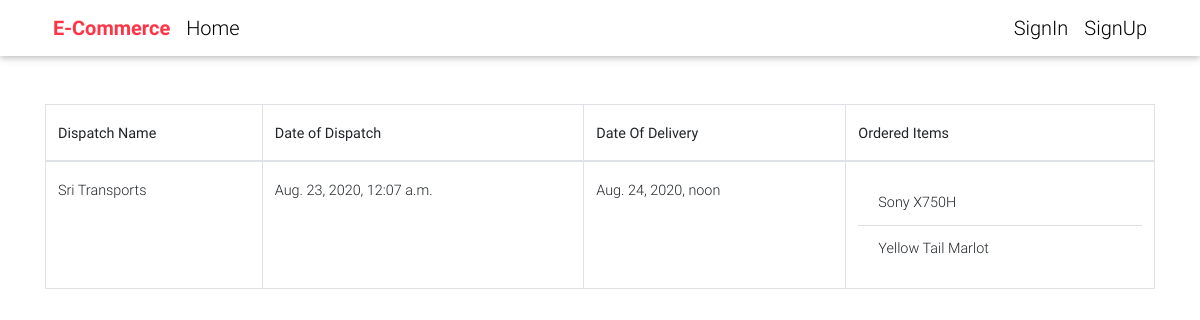
Screenshot of /dispatch-view/3/ with the database file from the repository.
### shop_site/models.py (models this page shows, shortened)
class Dispatch(models.Model):
    docketno = models.CharField(max_length=15)
    transpoter_name = models.CharField(max_length=100)
    dispatch_date = models.DateTimeField(default=timezone.now)
    delivery_date = models.DateTimeField()
    invoice = models.ForeignKey('Invoice', on_delete=models.CASCADE)
    order = models.OneToOneField('Order', on_delete=models.CASCADE, unique=True)

class OrderItem(models.Model):
    user = models.ForeignKey(settings.AUTH_USER_MODEL, on_delete=models.CASCADE, blank=True, null=True)
    ordered = models.BooleanField(default=False)
    item = models.ForeignKey(Item, on_delete=models.CASCADE)
    quantity = models.IntegerField(default=1)

class Item(models.Model):
    title = models.CharField(max_length=100)
    price = models.FloatField()
    discount_price = models.FloatField(null=True, blank=True)
    category = models.ForeignKey('Category', on_delete=models.SET_NULL, blank=True, null=True)
    sub_category = models.ForeignKey('subcategory', on_delete=models.SET_NULL, blank=True, null=True)
    label = models.CharField(choices=LABEL_CHOICES, max_length=1, blank=True, null=True)
    item_image = models.ImageField(upload_to="item_image", blank=True, null=True)
    description = models.TextField(max_length=300, blank=True, null=True)

### shop_site/views.py (the view)
# urls.py: url(r'^dispatch-view/(?P<pk>\d+)/$', views.Dispatch_View, name="dispatch-view"),
def Dispatch_View(request,pk):
    context = {
        'dispatch' : Dispatch.objects.filter(order=Order.objects.get(pk=pk))
    }
    return render(request, 'dispatch-view.html', context)

### shop_site/templates/dispatch-view.html
{% extends 'base.html' %}
{% block content %}
<div class="container mt-5">
    <table class="table table-bordered">
        <thead>
            <tr>
                <th scope="col">Dispatch Name</th>
                <th scope="col">Date of Dispatch</th>
                <th scope="col">Date Of Delivery</th>
                <th scope="col">Ordered Items</th>
            </tr>
        </thead>
        <tbody>
            {% for disp in dispatch %}
            <tr>
                <td>{{disp.transpoter_name}}</td>
                <td>{{disp.dispatch_date}}</td>
                <td>{{disp.delivery_date}}</td>
                <td>
                    <ul class="list-group list-group-flush">
                        {% for ord in disp.order.items.all %}
                        <li class="list-group-item">{{ord.item.title}}</li>
                        {% endfor %}
                    </ul>
                </td>
            </tr>
            {% endfor %}
        </tbody>
      </table>
</div>
{% endblock %}

### __shared__/css/base.css (style rules this page uses)
html, body, header, .carousel { height: 60vh; }

### rows the page displays
Dispatch: transpoter_name "Sri Transports", dispatch_date "Aug. 23, 2020, 12:07 a.m.", delivery_date "Aug. 24, 2020, noon"
OrderItem: item "Sony X750H"
OrderItem: item "Yellow Tail Marlot"
